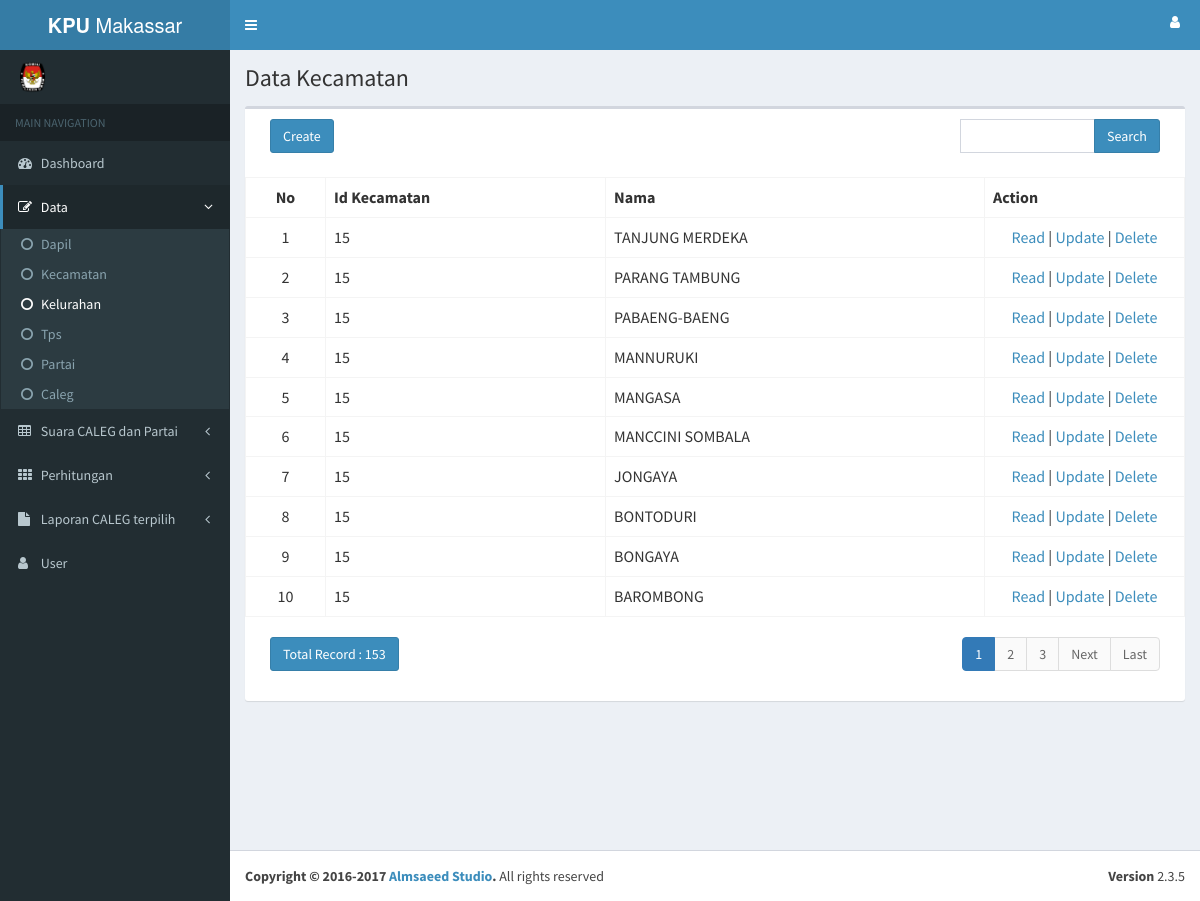
/index.php/tb_kelurahan, run on the app's committed database.
### tables this page shows
CREATE TABLE `tb_kelurahan` (
  `id` int(3) NOT NULL AUTO_INCREMENT,
  `id_kecamatan` int(3) DEFAULT NULL,
  `nama` varchar(20) DEFAULT NULL,
  PRIMARY KEY (`id`)
);

### application/controllers/Tb_kelurahan.php (called while the page is built, shortened)
<?php
class Tb_kelurahan extends CI_Controller
{
    function __construct()
    {
        $this->load->model('Tb_kelurahan_model');
        $this->load->library('form_validation');
    }
    public function index()
    {
        $q = urldecode($this->input->get('q', TRUE));
        $start = intval($this->input->get('start'));
        if ($q <> '') {
            $config['base_url'] = base_url() . 'tb_kelurahan/index.html?q=' . urlencode($q);
            $config['first_url'] = base_url() . 'tb_kelurahan/index.html?q=' . urlencode($q);
        } else {
            $config['base_url'] = base_url() . 'tb_kelurahan/index.html';
            $config['first_url'] = base_url() . 'tb_kelurahan/index.html';
        }
        $config['per_page'] = 10;
        $config['page_query_string'] = TRUE;
        $config['total_rows'] = $this->Tb_kelurahan_model->total_rows($q);
        $tb_kelurahan = $this->Tb_kelurahan_model->get_limit_data($config['per_page'], $start, $q);
        $this->load->library('pagination');
        $this->pagination->initialize($config);
        $data = array(
            'tb_kelurahan_data' => $tb_kelurahan,
            'q' => $q,
            'pagination' => $this->pagination->create_links(),
            'total_rows' => $config['total_rows'],
            'start' => $start,
        );
        $this->load->view('tb_kelurahan/tb_kelurahan_list', $data);
    }
}

### index.php (called while the page is built, shortened)
<?php
require_once BASEPATH.'core/CodeIgniter.php';

### application/config/config.php (called while the page is built, shortened)
<?php
$root	= "http://".$_SERVER['HTTP_HOST'];
$root	.= str_replace(basename($_SERVER['SCRIPT_NAME']),"",$_SERVER['SCRIPT_NAME']);
$config['base_url']	= "$root";
$config['index_page'] = '';
$config['uri_protocol']	= 'REQUEST_URI';
$config['url_suffix'] = '';
$config['language']	= 'english';
$config['charset'] = 'UTF-8';
$config['enable_hooks'] = FALSE;
$config['subclass_prefix'] = 'MY_';
$config['composer_autoload'] = 'vendor/autoload.php';
$config['permitted_uri_chars'] = 'a-z 0-9~%.:_\-';
$config['enable_query_strings'] = FALSE;
$config['controller_trigger'] = 'c';
$config['function_trigger'] = 'm';
$config['directory_trigger'] = 'd';
$config['allow_get_array'] = TRUE;
$config['log_threshold'] = 0;
$config['log_path'] = '';
$config['log_file_extension'] = '';
$config['log_file_permissions'] = 0644;
$config['log_date_format'] = 'Y-m-d H:i:s';
$config['error_views_path'] = '';
$config['cache_path'] = '';
$config['cache_query_string'] = FALSE;
$config['encryption_key'] = '';
$config['sess_driver'] = 'files';
$config['sess_cookie_name'] = 'ci_session';
$config['sess_expiration'] = 7200;
$config['sess_save_path'] = NULL;
$config['sess_match_ip'] = FALSE;
$config['sess_time_to_update'] = 300;
$config['sess_regenerate_destroy'] = FALSE;
$config['cookie_prefix']	= '';
$config['cookie_domain']	= '';
$config['cookie_path']		= '/';
$config['cookie_secure']	= FALSE;
$config['cookie_httponly'] 	= FALSE;
$config['standardize_newlines'] = FALSE;
$config['global_xss_filtering'] = FALSE;
$config['csrf_protection'] = FALSE;
$config['csrf_token_name'] = 'csrf_test_name';
$config['csrf_cookie_name'] = 'csrf_cookie_name';
$config['csrf_expire'] = 7200;
$config['csrf_regenerate'] = TRUE;
$config['csrf_exclude_uris'] = array();
$config['compress_output'] = FALSE;
$config['time_reference'] = 'local';
$config['rewrite_short_tags'] = FALSE;
$config['proxy_ips'] = '';

### application/models/Tb_kelurahan_model.php (called while the page is built, shortened)
<?php
class Tb_kelurahan_model extends CI_Model
{
    public $table = 'tb_kelurahan';
    public $id = 'id';
    public $order = 'DESC';
    function total_rows($q = NULL) {
        $this->db->like('id', $q);
	$this->db->or_like('id_kecamatan', $q);
	$this->db->or_like('nama', $q);
	$this->db->from($this->table);
        return $this->db->count_all_results();
    }
    function get_limit_data($limit, $start = 0, $q = NULL) {
        $this->db->order_by($this->id, $this->order);
        $this->db->like('id', $q);
	$this->db->or_like('id_kecamatan', $q);
	$this->db->or_like('nama', $q);
	$this->db->limit($limit, $start);
        return $this->db->get($this->table)->result();
    }
}

### application/views/tb_kelurahan/tb_kelurahan_list.php (the view, shortened to what this page needs)
  <div class="content-wrapper">
    <section class="content-header">
      <h1>Data Kecamatan</h1>
    </section>
    <section class="content">
          <div class="row">
            <div class="col-xs-12">
              <div class="box">
                <div class="box-header">
                    <div class="col-md-4">
                        <?php echo anchor(site_url('tb_kelurahan/create'),'Create', 'class="btn btn-primary"'); ?>
                    </div>
                    <div class="col-md-4 text-center">
                    </div>
                    <div class="col-md-1 text-right">
                    </div>
                    <div class="col-md-3 text-right">
                        <form action="<?php echo site_url('tb_kelurahan/index'); ?>" class="form-inline" method="get">
                            <div class="input-group">
                                <input type="text" class="form-control" name="q" value="<?php echo $q; ?>">
                                <span class="input-group-btn">
                                  <button class="btn btn-primary" type="submit">Search</button>
                                </span>
                            </div>
                        </form>
                    </div>
                </div>
                <table class="table table-bordered table-hover" style="margin-bottom: 10px">
                    <tr>
                        <th style="text-align:center">No</th>
                		<th>Id Kecamatan</th>
                		<th>Nama</th>
                		<th>Action</th>
                    </tr><?php
                    foreach ($tb_kelurahan_data as $tb_kelurahan)
                    {
                        ?>
                        <tr>
        			<td style="text-align:center" width="80px"><?php echo ++$start ?></td>
        			<td><?php echo $tb_kelurahan->id_kecamatan ?></td>
        			<td><?php echo $tb_kelurahan->nama ?></td>
        			<td style="text-align:center" width="200px">
        				<?php
        				echo anchor(site_url('tb_kelurahan/read/'.$tb_kelurahan->id),'Read');
        				echo ' | ';
        				echo anchor(site_url('tb_kelurahan/update/'.$tb_kelurahan->id),'Update');
        				echo ' | ';
        				echo anchor(site_url('tb_kelurahan/delete/'.$tb_kelurahan->id),'Delete','onclick="javasciprt: return confirm(\'Are You Sure ?\')"');
        				?>
        			</td>
        		</tr>
                        <?php
                    }
                    ?>
                </table>
                <div class="box-header">
                    <div class="col-md-6">
                        <a href="#" class="btn btn-primary">Total Record : <?php echo $total_rows ?></a>
                    </div>
                    <div class="col-md-6 text-right">
                        <?php echo $pagination ?>
                    </div>
                </div>
            </div>
        </div>
    </section>
</div>

### data on the page
tb_kelurahan: id_kecamatan "15", nama "TANJUNG MERDEKA", id "Read", id "Update", id "Delete"
tb_kelurahan: id_kecamatan "15", nama "PARANG TAMBUNG", id "Read", id "Update", id "Delete"
tb_kelurahan: id_kecamatan "15", nama "PABAENG-BAENG", id "Read", id "Update", id "Delete"
tb_kelurahan: id_kecamatan "15", nama "MANNURUKI", id "Read", id "Update", id "Delete"
tb_kelurahan: id_kecamatan "15", nama "MANGASA", id "Read", id "Update", id "Delete"
tb_kelurahan: id_kecamatan "15", nama "MANCCINI SOMBALA", id "Read", id "Update", id "Delete"
tb_kelurahan: id_kecamatan "15", nama "JONGAYA", id "Read", id "Update", id "Delete"
tb_kelurahan: id_kecamatan "15", nama "BONTODURI", id "Read", id "Update", id "Delete"
tb_kelurahan: id_kecamatan "15", nama "BONGAYA", id "Read", id "Update", id "Delete"
tb_kelurahan: id_kecamatan "15", nama "BAROMBONG", id "Read", id "Update", id "Delete"

### other printed values
$total_rows "153"
$pagination "1 2 3 Next Last"
